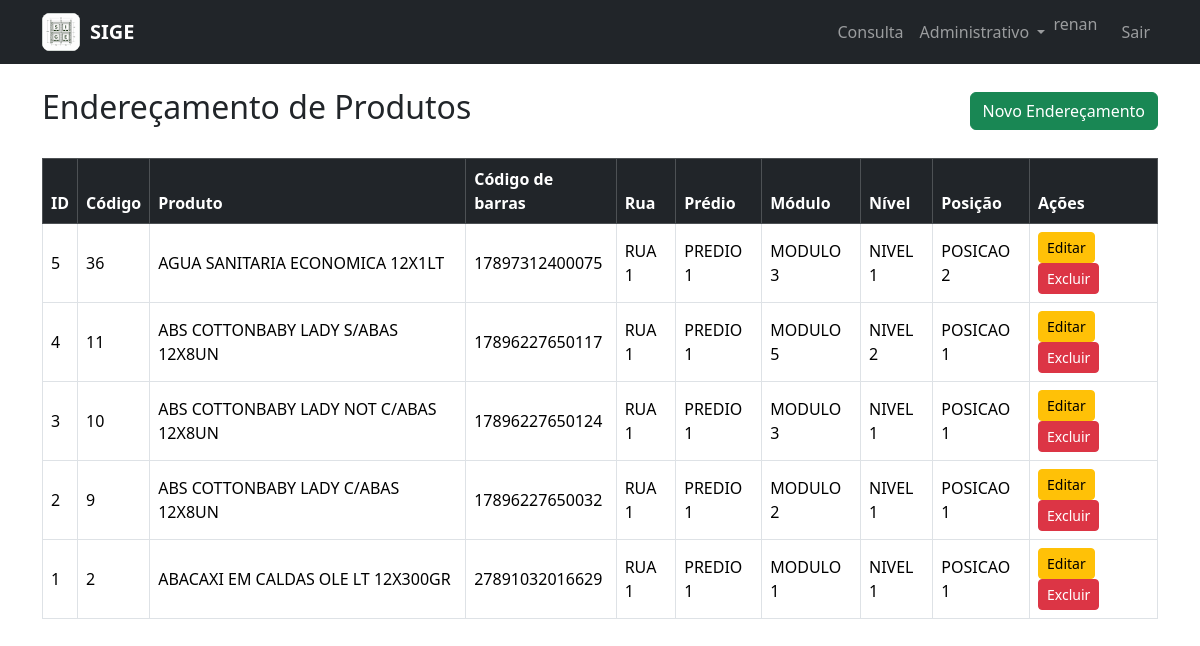
Screenshot of /admin/enderecos/ (signed in) with the database file from the repository.
### app/models/produto_endereco.py (models this page shows)
class ProdutoEndereco(db.Model):
    __tablename__ = "produto_endereco"
    id = db.Column(db.Integer, primary_key=True)
    produto_id = db.Column(
        db.Integer,
        db.ForeignKey("produto.id"),
        nullable=False
    )
    posicao_id = db.Column(
        db.Integer,
        db.ForeignKey("posicao.id"),
        nullable=False
    )
    data_cadastro = db.Column(
        db.DateTime,
        default=datetime.utcnow
    )
    posicao = db.relationship(
        "Posicao",
        backref="enderecos",
        lazy=True
    )

### app/models/produto.py (models this page shows)
class Produto(db.Model):
    __tablename__ = "produto"
    id = db.Column(
        db.Integer,
        primary_key=True
    )
    codigo = db.Column(
        db.Integer,
        nullable=False,
        unique=True
    )
    codigo_barras = db.Column(
        db.String(30),
        nullable=True,
        unique=True
    )
    descricao = db.Column(
        db.String(200),
        nullable=False
    )
    ativo = db.Column(
        db.Boolean,
        default=True
    )
    data_cadastro = db.Column(
        db.DateTime,
        default=datetime.utcnow
    )
    enderecos = db.relationship(
        "ProdutoEndereco",
        backref="produto",
        lazy=True,
        cascade="all, delete-orphan"
    )

### app/models/rua.py (models this page shows)
class Rua(db.Model):
    __tablename__ = "rua"
    id = db.Column(
        db.Integer,
        primary_key=True
    )
    nome = db.Column(
        db.String(50),
        nullable=False,
        unique=True
    )
    descricao = db.Column(
        db.String(200)
    )
    ativo = db.Column(
        db.Boolean,
        default=True
    )
    data_cadastro = db.Column(
        db.DateTime,
        default=datetime.utcnow
    )
    predios = db.relationship(
        "Predio",
        backref="rua",
        lazy=True,
        cascade="all, delete-orphan"
    )

### app/models/predio.py (models this page shows)
class Predio(db.Model):
    __tablename__ = "predio"
    id = db.Column(
        db.Integer,
        primary_key=True
    )
    nome = db.Column(
        db.String(50),
        nullable=False
    )
    rua_id = db.Column(
        db.Integer,
        db.ForeignKey("rua.id"),
        nullable=False
    )
    ativo = db.Column(
        db.Boolean,
        default=True
    )
    data_cadastro = db.Column(
        db.DateTime,
        default=datetime.utcnow
    )
    modulos = db.relationship(
        "Modulo",
        backref="predio",
        lazy=True,
        cascade="all, delete-orphan"
    )

### app/models/modulo.py (models this page shows, shortened)
class Modulo(db.Model):
    __tablename__ = "modulo"
    id = db.Column(
        db.Integer,
        primary_key=True
    )
    nome = db.Column(
        db.String(50),
        nullable=False
    )
    predio_id = db.Column(
        db.Integer,
        db.ForeignKey("predio.id"),
        nullable=False
    )
    ativo = db.Column(
        db.Boolean,
        default=True
    )
    data_cadastro = db.Column(
        db.DateTime,
        default=datetime.utcnow
    )
    niveis = db.relationship(
        "Nivel",
        backref="modulo",
        lazy=True,
        cascade="all, delete-orphan"
    )

### app/models/nivel.py (models this page shows, shortened)
class Nivel(db.Model):
    __tablename__ = "nivel"
    id = db.Column(
        db.Integer,
        primary_key=True
    )
    nome = db.Column(
        db.String(50),
        nullable=False
    )
    modulo_id = db.Column(
        db.Integer,
        db.ForeignKey("modulo.id"),
        nullable=False
    )
    ativo = db.Column(
        db.Boolean,
        default=True
    )
    data_cadastro = db.Column(
        db.DateTime,
        default=datetime.utcnow
    )
    posicoes = db.relationship(
        "Posicao",
        backref="nivel",
        lazy=True,
        cascade="all, delete-orphan"
    )

### app/models/posicao.py (models this page shows, shortened)
class Posicao(db.Model):
    __tablename__ = "posicao"
    id = db.Column(
        db.Integer,
        primary_key=True
    )
    nome = db.Column(
        db.String(50),
        nullable=False
    )
    nivel_id = db.Column(
        db.Integer,
        db.ForeignKey("nivel.id"),
        nullable=False
    )
    ativo = db.Column(
        db.Boolean,
        default=True
    )
    data_cadastro = db.Column(
        db.DateTime,
        default=datetime.utcnow
    )

### app/routes/endereco.py (the view)
@endereco_bp.route("/")
def listar():
    enderecos = ProdutoEndereco.query.order_by(
        ProdutoEndereco.data_cadastro.desc()
    ).all()
    return render_template(
        "endereco/listar.html",
        enderecos=enderecos
    )

### app/templates/endereco/listar.html (shortened to what this page needs)
{% extends "base.html" %}
{% block content %}
<div class="d-flex justify-content-between align-items-center mb-4">
    <h2>Endereçamento de Produtos</h2>
    <a
        href="{{ url_for('endereco.novo') }}"
        class="btn btn-success">
        Novo Endereçamento
    </a>
</div>
<div class="table-responsive">
    <table class="table table-bordered table-hover align-middle">
        <thead class="table-dark">
            <tr>
                <th>ID</th>
                <th>Código</th>
                <th>Produto</th>
                <th>Código de barras</th>
                <th>Rua</th>
                <th>Prédio</th>
                <th>Módulo</th>
                <th>Nível</th>
                <th>Posição</th>
                <th>Ações</th>
            </tr>
        </thead>
        <tbody>
            {% for endereco in enderecos %}
                <tr>
                    <td>{{ endereco.id }}</td>
                    <td>{{ endereco.produto.codigo }}</td>
                    <td>{{ endereco.produto.descricao }}</td>
                    <td>{{ endereco.produto.codigo_barras }}</td>
                    <td>
                        {{ endereco.posicao.nivel.modulo.predio.rua.nome }}
                    </td>
                    <td>
                        {{ endereco.posicao.nivel.modulo.predio.nome }}
                    </td>
                    <td>
                        {{ endereco.posicao.nivel.modulo.nome }}
                    </td>
                    <td>
                        {{ endereco.posicao.nivel.nome }}
                    </td>
                    <td>
                        {{ endereco.posicao.nome }}
                    </td>
                    <td>
                        <a
                            href="{{ url_for('endereco.editar', id=endereco.id) }}"
                            class="btn btn-warning btn-sm">
                            Editar
                        </a>
                        <a
                            href="{{ url_for('endereco.excluir', id=endereco.id) }}"
                            class="btn btn-danger btn-sm"
                            onclick="return confirm('Deseja remover este endereçamento?')">
                            Excluir
                        </a>
                    </td>
                </tr>
            {% endfor %}
        </tbody>
    </table>
</div>
{% endblock %}

### rows the page displays
ProdutoEndereco: id "5", produto.codigo "36", produto.descricao "AGUA SANITARIA ECONOMICA 12X1LT", produto.codigo_barras "17897312400075", posicao.nivel.modulo.predio.rua.nome "RUA 1", posicao.nivel.modulo.predio.nome "PREDIO 1", posicao.nivel.modulo.nome "MODULO 3", posicao.nivel.nome "NIVEL 1", posicao.nome "POSICAO 2"
ProdutoEndereco: id "4", produto.codigo "11", produto.descricao "ABS COTTONBABY LADY S/ABAS 12X8UN", produto.codigo_barras "17896227650117", posicao.nivel.modulo.predio.rua.nome "RUA 1", posicao.nivel.modulo.predio.nome "PREDIO 1", posicao.nivel.modulo.nome "MODULO 5", posicao.nivel.nome "NIVEL 2", posicao.nome "POSICAO 1"
ProdutoEndereco: id "3", produto.codigo "10", produto.descricao "ABS COTTONBABY LADY NOT C/ABAS 12X8UN", produto.codigo_barras "17896227650124", posicao.nivel.modulo.predio.rua.nome "RUA 1", posicao.nivel.modulo.predio.nome "PREDIO 1", posicao.nivel.modulo.nome "MODULO 3", posicao.nivel.nome "NIVEL 1", posicao.nome "POSICAO 1"
ProdutoEndereco: id "2", produto.codigo "9", produto.descricao "ABS COTTONBABY LADY C/ABAS 12X8UN", produto.codigo_barras "17896227650032", posicao.nivel.modulo.predio.rua.nome "RUA 1", posicao.nivel.modulo.predio.nome "PREDIO 1", posicao.nivel.modulo.nome "MODULO 2", posicao.nivel.nome "NIVEL 1", posicao.nome "POSICAO 1"
ProdutoEndereco: id "1", produto.codigo "2", produto.descricao "ABACAXI EM CALDAS OLE LT 12X300GR", produto.codigo_barras "27891032016629", posicao.nivel.modulo.predio.rua.nome "RUA 1", posicao.nivel.modulo.predio.nome "PREDIO 1", posicao.nivel.modulo.nome "MODULO 1", posicao.nivel.nome "NIVEL 1", posicao.nome "POSICAO 1"

### other values shown
{{ session.get("usuario_nome") }} "renan"
